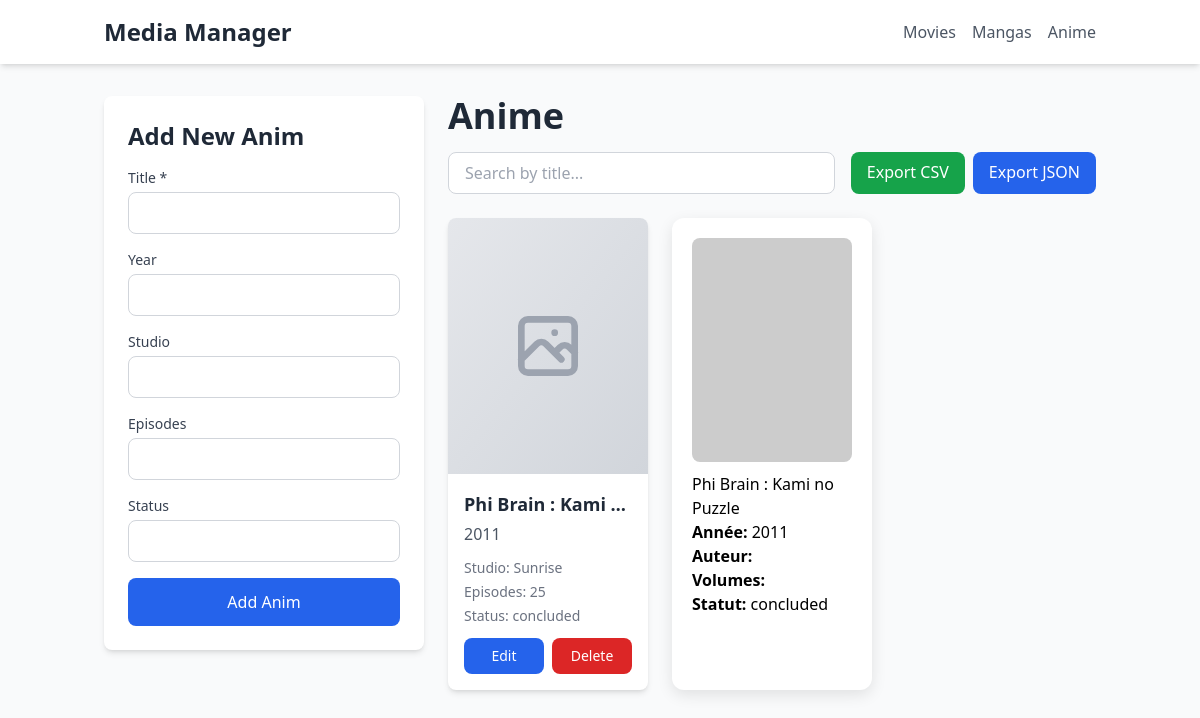
The app's page /anime/ with its own data.
### app/models.py (models this page shows)
class Anime(db.Model):
    __tablename__ = 'anime'
    id = db.Column(db.Integer, primary_key=True)
    title = db.Column(db.String(200), nullable=False)
    year = db.Column(db.Integer, nullable=True)
    studio = db.Column(db.String(100), nullable=True)
    episodes = db.Column(db.Integer, nullable=True)
    status = db.Column(db.String(50), nullable=True)
    def to_dict(self):
        return {
            'id': self.id,
            'title': self.title,
            'year': self.year,
            'studio': self.studio,
            'episodes': self.episodes,
            'status': self.status
        }

### app/blueprints/anime.py (the view)
@anime_bp.route('/')
def list_anime():
    search = request.args.get('search', '')
    if search:
        items = Anime.query.filter(Anime.title.contains(search)).all()
    else:
        items = Anime.query.all()
    items = [a.to_dict() for a in items]
    return render_template('list.html', items=items, category='anime', title='Anime')

### app/templates/list.html (shortened to what this page needs)
<!DOCTYPE html>
<html lang="en">
<head>
    <script src="https://cdn.tailwindcss.com"></script>
</head>
<body class="bg-gray-50 min-h-screen">
    <nav class="bg-white shadow-md mb-8">
        <div class="container mx-auto px-4 py-4">
            <div class="flex items-center justify-between">
                <a href="/" class="text-2xl font-bold text-gray-800 hover:text-blue-600">Media Manager</a>
                <div class="flex space-x-4">
                    <a href="/movies" class="text-gray-600 hover:text-blue-600 font-medium">Movies</a>
                    <a href="/mangas" class="text-gray-600 hover:text-blue-600 font-medium">Mangas</a>
                    <a href="/anime" class="text-gray-600 hover:text-blue-600 font-medium">Anime</a>
                </div>
            </div>
        </div>
    </nav>
    <div class="container mx-auto px-4 flex gap-6">
        <aside class="w-80 bg-white rounded-lg shadow-md p-6 h-fit sticky top-4">
            <h2 class="text-2xl font-bold text-gray-800 mb-4">Add New {{ title[:-1] }}</h2>
            <form method="POST" action="/{{ category }}/add" class="space-y-4">
                {% if category == 'movies' %}
                    <div>
                        <label class="block text-sm font-medium text-gray-700 mb-1">Title *</label>
                        <input type="text" name="title" required
                               class="w-full px-4 py-2 border border-gray-300 rounded-lg focus:ring-2 focus:ring-blue-500 focus:border-transparent">
                    </div>
                    <div>
                        <label class="block text-sm font-medium text-gray-700 mb-1">Year</label>
                        <input type="number" name="year"
                               class="w-full px-4 py-2 border border-gray-300 rounded-lg focus:ring-2 focus:ring-blue-500 focus:border-transparent">
                    </div>
                    <div>
                        <label class="block text-sm font-medium text-gray-700 mb-1">Genre</label>
                        <input type="text" name="genre"
                               class="w-full px-4 py-2 border border-gray-300 rounded-lg focus:ring-2 focus:ring-blue-500 focus:border-transparent">
                    </div>
                    <div>
                        <label class="block text-sm font-medium text-gray-700 mb-1">Director</label>
                        <input type="text" name="director"
                               class="w-full px-4 py-2 border border-gray-300 rounded-lg focus:ring-2 focus:ring-blue-500 focus:border-transparent">
                    </div>
                    <div>
                        <label class="block text-sm font-medium text-gray-700 mb-1">Rating</label>
                        <input type="number" step="0.1" name="rating"
                               class="w-full px-4 py-2 border border-gray-300 rounded-lg focus:ring-2 focus:ring-blue-500 focus:border-transparent">
                    </div>
                {% else %}
                    <div>
                        <label class="block text-sm font-medium text-gray-700 mb-1">Title *</label>
                        <input type="text" name="title" required
                               class="w-full px-4 py-2 border border-gray-300 rounded-lg focus:ring-2 focus:ring-blue-500 focus:border-transparent">
                    </div>
                    <div>
                        <label class="block text-sm font-medium text-gray-700 mb-1">Year</label>
                        <input type="number" name="year"
                               class="w-full px-4 py-2 border border-gray-300 rounded-lg focus:ring-2 focus:ring-blue-500 focus:border-transparent">
                    </div>
                    <div>
                        <label class="block text-sm font-medium text-gray-700 mb-1">Studio</label>
                        <input type="text" name="studio"
                               class="w-full px-4 py-2 border border-gray-300 rounded-lg focus:ring-2 focus:ring-blue-500 focus:border-transparent">
                    </div>
                    <div>
                        <label class="block text-sm font-medium text-gray-700 mb-1">Episodes</label>
                        <input type="number" name="episodes"
                               class="w-full px-4 py-2 border border-gray-300 rounded-lg focus:ring-2 focus:ring-blue-500 focus:border-transparent">
                    </div>
                    <div>
                        <label class="block text-sm font-medium text-gray-700 mb-1">Status</label>
                        <input type="text" name="status"
                               class="w-full px-4 py-2 border border-gray-300 rounded-lg focus:ring-2 focus:ring-blue-500 focus:border-transparent">
                    </div>
                {% endif %}
                <button type="submit"
                        class="w-full px-6 py-3 bg-blue-600 text-white rounded-lg hover:bg-blue-700 transition-colors font-medium">
                    Add {{ title[:-1] }}
                </button>
            </form>
        </aside>
        <main class="flex-1">
            <div class="mb-6">
                <h1 class="text-4xl font-bold text-gray-800 mb-4">{{ title }}</h1>
                <div class="flex flex-col md:flex-row gap-4 mb-6">
                    <form method="GET" class="flex-1">
                        <input type="text" name="search" placeholder="Search by title..."
                               value="{{ request.args.get('search', '') }}"
                               class="w-full px-4 py-2 border border-gray-300 rounded-lg focus:ring-2 focus:ring-blue-500 focus:border-transparent">
                    </form>
                    <div class="flex gap-2">
                        <a href="/{{ category }}/export/csv"
                           class="px-4 py-2 bg-green-600 text-white rounded-lg hover:bg-green-700 transition-colors">
                            Export CSV
                        </a>
                        <a href="/{{ category }}/export/json"
                           class="px-4 py-2 bg-blue-600 text-white rounded-lg hover:bg-blue-700 transition-colors">
                            Export JSON
                        </a>
                    </div>
                </div>
            </div>
            {% if items|length == 0 %}
            <div class="text-center py-12 text-gray-500 bg-white rounded-lg shadow-md">
                <svg class="w-16 h-16 mx-auto mb-4 text-gray-400" fill="none" stroke="currentColor" viewBox="0 0 24 24">
                    <path stroke-linecap="round" stroke-linejoin="round" stroke-width="2" d="M20 13V6a2 2 0 00-2-2H6a2 2 0 00-2 2v7m16 0v5a2 2 0 01-2 2H6a2 2 0 01-2-2v-5m16 0h-2.586a1 1 0 00-.707.293l-2.414 2.414a1 1 0 01-.707.293h-3.172a1 1 0 01-.707-.293l-2.414-2.414A1 1 0 006.586 13H4"></path>
                </svg>
                <p class="text-lg">No items found. Add your first {{ title[:-1].lower() }}!</p>
            </div>
            {% else %}
            <div class="grid grid-cols-1 md:grid-cols-2 lg:grid-cols-3 xl:grid-cols-4 gap-6">
                {% for item in items %}
                <div class="bg-white rounded-lg shadow-md overflow-hidden hover:shadow-xl transition-shadow duration-300">
                    <div class="bg-gradient-to-br from-gray-200 to-gray-300 h-64 flex items-center justify-center">
                    </div>
                    <div class="p-4">
                        <h3 class="text-lg font-bold text-gray-800 mb-1 truncate" title="{{ item.title }}">{{ item.title }}</h3>
                        <p class="text-gray-600 mb-3">{{ item.year or 'Year Unknown' }}</p>
                        <div class="text-sm text-gray-500 mb-3 space-y-1">
                            {% if category == 'movies' %}
                                {% if item.genre %}<p><span class="font-medium">Genre:</span> {{ item.genre }}</p>{% endif %}
                                {% if item.director %}<p><span class="font-medium">Director:</span> {{ item.director }}</p>{% endif %}
                                {% if item.rating %}<p><span class="font-medium">Rating:</span> {{ item.rating }}/10</p>{% endif %}
                            {% elif category == 'mangas' %}
                                {% if item.author %}<p><span class="font-medium">Author:</span> {{ item.author }}</p>{% endif %}
                                {% if item.volumes %}<p><span class="font-medium">Volumes:</span> {{ item.volumes }}</p>{% endif %}
                                {% if item.status %}<p><span class="font-medium">Status:</span> {{ item.status }}</p>{% endif %}
                            {% else %}
                                {% if item.studio %}<p><span class="font-medium">Studio:</span> {{ item.studio }}</p>{% endif %}
                                {% if item.episodes %}<p><span class="font-medium">Episodes:</span> {{ item.episodes }}</p>{% endif %}
                                {% if item.status %}<p><span class="font-medium">Status:</span> {{ item.status }}</p>{% endif %}
                            {% endif %}
                        </div>
                        <div class="flex gap-2">
                            <button onclick="openEditModal({{ item.id }})"
                                    class="flex-1 px-4 py-2 bg-blue-600 text-white rounded-lg hover:bg-blue-700 transition-colors text-sm font-medium">
                                Edit
                            </button>
                            <a href="/{{ category }}/delete/{{ item.id }}"
                               onclick="return confirm('Are you sure you want to delete {{ item.title }}?')"
                               class="flex-1 px-4 py-2 bg-red-600 text-white rounded-lg hover:bg-red-700 transition-colors text-sm font-medium text-center">
                                Delete
                            </a>
                        </div>
                    </div>
                </div>
                {% endfor %}
                {% for item in items %}
                    <div class="manga-card" onclick="window.location.href='/mangas/detail/{{ item.id }}'" style="cursor: pointer;">
                        <img src="https://via.placeholder.com/200x280?text={{ item.title }}" alt="{{ item.title }}" style="width: 100%; border-radius: 8px; margin-bottom: 10px;">
                        <h3>{{ item.title }}</h3>
                        <p><strong>Année:</strong> {{ item.year }}</p>
                        <p><strong>Auteur:</strong> {{ item.author }}</p>
                        <p><strong>Volumes:</strong> {{ item.volumes }}</p>
                        <p><strong>Statut:</strong> {{ item.status }}</p>
                    </div>
                {% endfor %}
            </div>
            {% endif %}
        </main>
    </div>
</body>
</html>

### app/templates/list.html (style rules this page uses)
.manga-card { background: white; border-radius: 12px; padding: 20px; box-shadow: 0 5px 15px rgba(0,0,0,0.1); transition: all 0.3s; }

### records on screen
Anime: title "Phi Brain : Kami…", year "2011", studio "Sunrise", episodes "25", status "concluded", title "Phi Brain : Kami no Puzzle"

### other values on screen
{{ title[:-1] }} "Anim"
{{ title }} "Anime"
